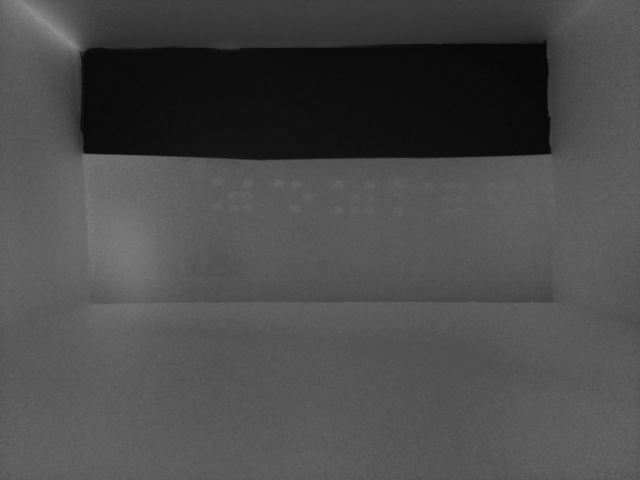
#> input picture vid_process_src/captured_img/test_cap_img2.jpg, 640 x 480 px, found by its file name
$ python img_process_practice.py
#> lines starting #> are read from the running program, lines starting #| are printed output that depends on the picture; after the words box and inside, x2 and y2 are one past the last pixel; in counts of white or black regions, pixels touching at a corner belong together
import cv2
import numpy as np

# Read the image
image = cv2.imread('/Users/tsshin/Desktop/HandS_Braille/vid_process_src/captured_img/test_cap_img2.jpg', cv2.IMREAD_GRAYSCALE)
#> image is the input picture: shape (480, 640); min 6, max 144, mean 75.3
cv2.imshow('original_img', image)

# Apply threshold to convert the image to binary
_, binary_image = cv2.threshold(image, 92, 255, cv2.THRESH_BINARY_INV)
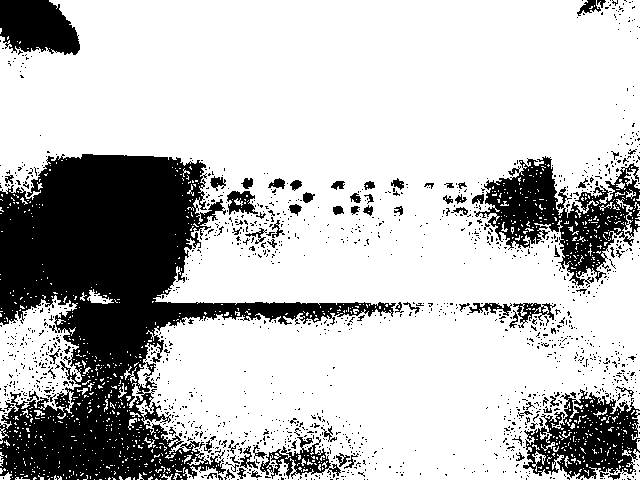
#> binary_image: shape (480, 640); 74.8% white; 1457 black regions (1371 under 20 px), largest, box (x1, y1, x2, y2) and area: (0, 154, 396, 480) 49500, (474, 156, 640, 286) 8572, (523, 389, 640, 479) 5760
cv2.imshow('img', binary_image)

window = np.uint8([[0, 0, 1, 0, 0], [0, 1, 1, 1, 0], [1, 1, 1, 1, 1], [0, 1, 1, 1, 0], [0, 0, 1, 0, 0]])
morph2 = cv2.morphologyEx(binary_image, cv2.MORPH_DILATE, window, iterations=2)
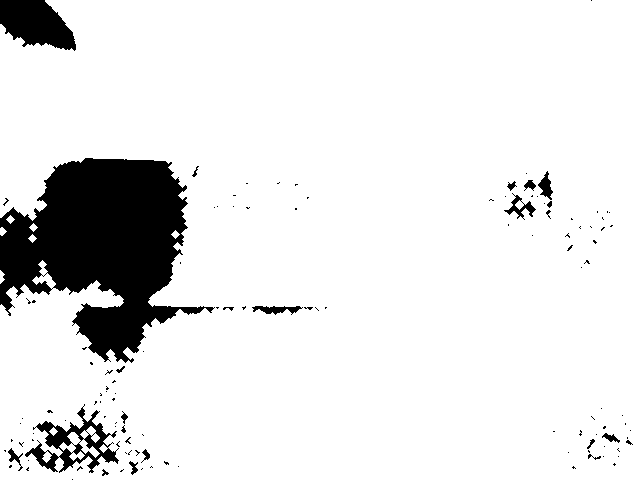
#> morph2: shape (480, 640); 90% white; 123 black regions (102 under 20 px), largest, box (x1, y1, x2, y2) and area: (0, 158, 215, 363) 24245, (0, 0, 76, 51) 2657, (25, 404, 119, 473) 2052
cv2.imshow('morph2', morph2)

binary_med = cv2.medianBlur(binary_image, 3)
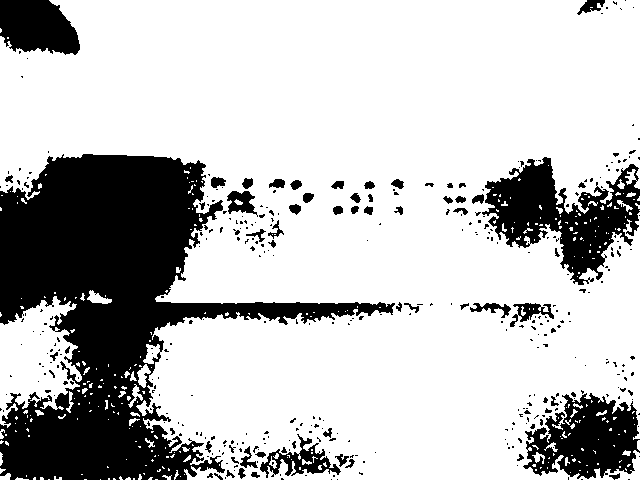
#> binary_med: shape (480, 640); 75.1% white; 381 black regions (318 under 20 px), largest, box (x1, y1, x2, y2) and area: (0, 154, 395, 480) 50900, (482, 157, 640, 285) 9123, (523, 393, 640, 479) 6236
cv2.imshow('medimg', binary_med)

# Apply morphological operations to remove small black dots
kernel = np.zeros((5, 5), np.uint8)
opening = cv2.morphologyEx(binary_med, cv2.MORPH_OPEN, kernel, iterations=2)
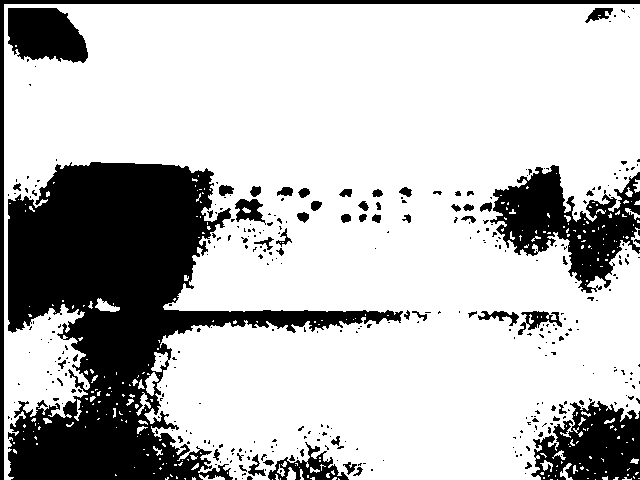
#> opening: shape (480, 640); 74.4% white; 360 black regions (301 under 20 px)
cv2.imshow('morph', opening)


# Find contours in the processed image
contours, _ = cv2.findContours(opening, cv2.RETR_EXTERNAL, cv2.CHAIN_APPROX_SIMPLE)
#> contours = 297 contours, 276 with area under 20; largest, box (x1, y1, x2, y2) and area: (4, 4, 640, 480) 231220, (95, 298, 120, 312) 150, (145, 372, 159, 396) 144, (136, 392, 151, 416) 83, (286, 467, 296, 480) 68

# Set a threshold area
#  to filter out small contours (you can adjust this threshold)
min_contour_area = 100

# Iterate through the contours and draw only the ones above the threshold
filtered_image = np.zeros_like(image)
for contour in contours:
    if cv2.contourArea(contour) > min_contour_area:
        cv2.drawContours(filtered_image, [contour], 0, 255, -1)
#> this loop made 297 passes
#> contour on passes 1 to 3: [[595, 479]], [[557, 479]], [[550, 479], [552, 479]]
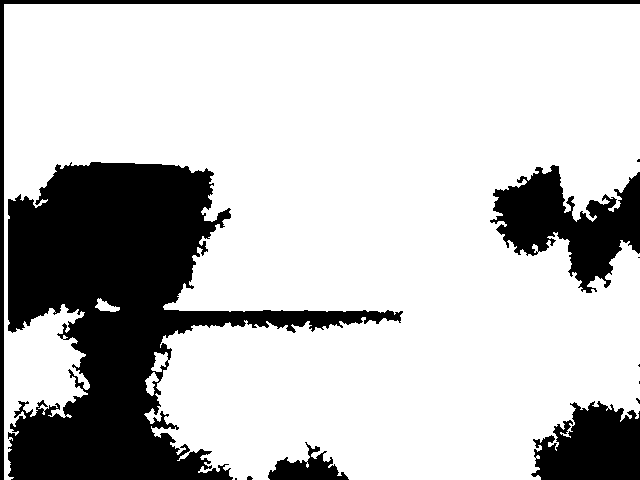
#> filtered_image: shape (480, 640); 76.4% white; 12 black regions (7 under 20 px), largest, box (x1, y1, x2, y2) and area: (8, 162, 403, 480) 50828, (490, 165, 640, 293) 9454, (531, 401, 640, 480) 6429, (0, 0, 640, 480) 4464, (268, 442, 349, 480) 1406

# Display the original and processed images
cv2.imshow('Original Image', image)
cv2.imshow('Filtered Image', filtered_image)
cv2.waitKey(0)
cv2.destroyAllWindows()

$ run again, with vid_process_src/captured_img/test_cap_img11.jpg copied over vid_process_src/captured_img/test_cap_img2.jpg
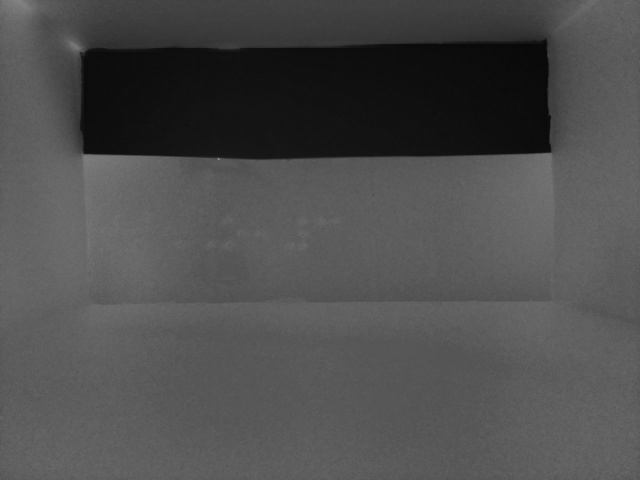
#> input picture vid_process_src/captured_img/test_cap_img11.jpg, 640 x 480 px, found by its file name
#> image is the input picture: shape (480, 640); min 7, max 145, mean 77.7
#> `_, binary_image = cv2.threshold(image, 92, 255, cv2.THRESH_BINARY_INV)`:
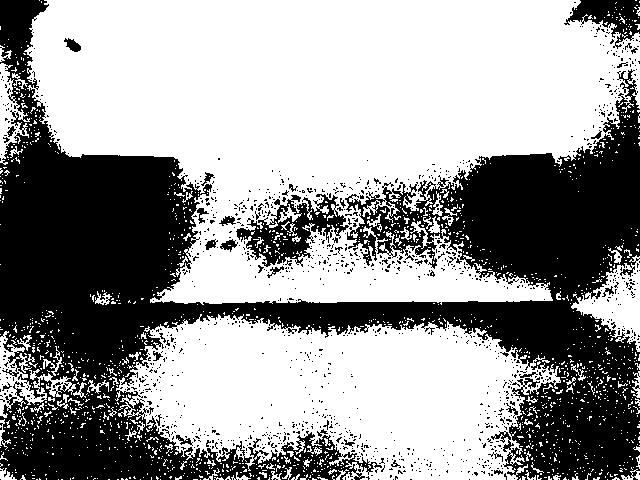
#> binary_image: shape (480, 640); 60.1% white; 1233 black regions (1193 under 20 px), largest, box (x1, y1, x2, y2) and area: (0, 0, 640, 480) 112444, (236, 194, 349, 267) 3273, (564, 0, 640, 49) 1745
#> morph2: shape (480, 640); 80.4% white; 115 black regions (87 under 20 px), largest, box (x1, y1, x2, y2) and area: (0, 137, 202, 361) 27846, (457, 129, 640, 294) 17080, (257, 302, 595, 360) 6269
#> binary_med: shape (480, 640); 59.7% white; 290 black regions (262 under 20 px), largest, box (x1, y1, x2, y2) and area: (0, 0, 640, 480) 115915, (237, 194, 348, 267) 3444, (565, 0, 640, 48) 1839
#> opening: shape (480, 640); 60% white; 274 black regions (247 under 20 px)
#> contours = 375 contours, 344 with area under 20; largest, box (x1, y1, x2, y2) and area: (4, 4, 640, 480) 131404, (124, 323, 569, 480) 48713, (579, 271, 640, 351) 2266, (41, 382, 84, 405) 280, (371, 208, 406, 225) 122
#> the loop `for contour in contours:` made 375 passes
#> contour on passes 1 to 3: [[535, 479]], [[349, 479], [353, 479]], [[280, 479], [281, 479]]
#> after the loop `for contour in contours:`:
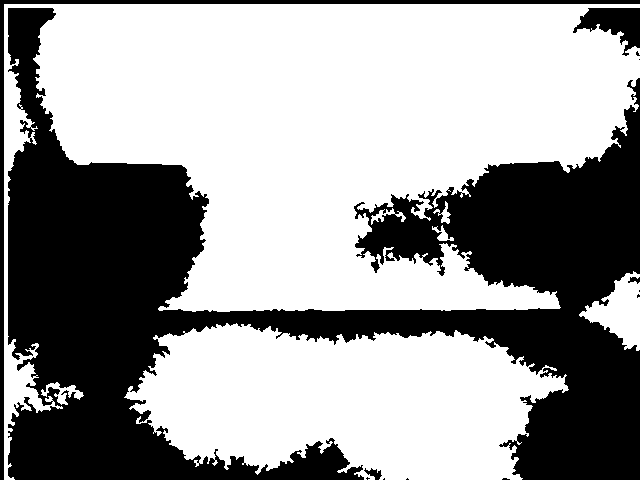
#> filtered_image: shape (480, 640); 60.8% white; 13 black regions (8 under 20 px), largest, box (x1, y1, x2, y2) and area: (8, 8, 640, 480) 114070, (0, 0, 640, 480) 4464, (573, 8, 640, 56) 1628, (364, 468, 382, 480) 106, (628, 277, 640, 284) 50
